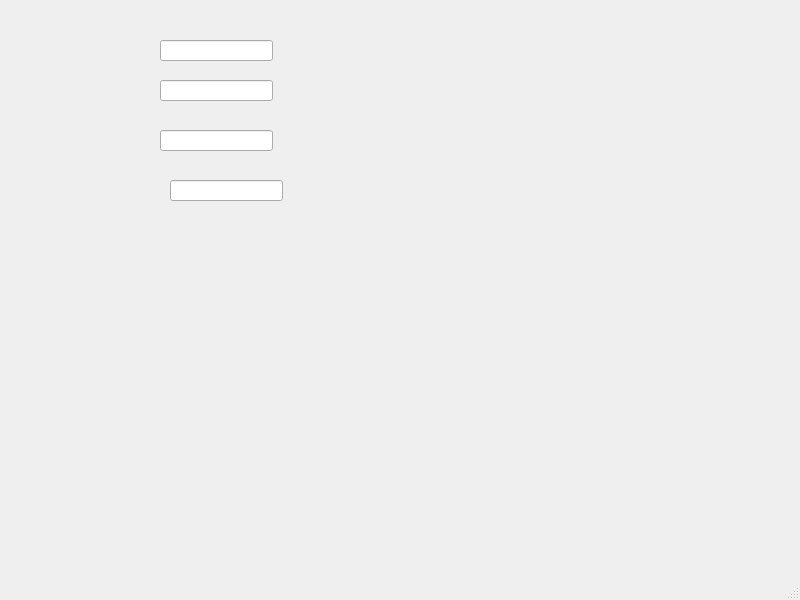
<?xml version="1.0" encoding="UTF-8"?>
<ui version="4.0">
 <class>MainWindow</class>
 <widget class="QMainWindow" name="MainWindow">
  <property name="geometry">
   <rect>
    <x>0</x>
    <y>0</y>
    <width>800</width>
    <height>600</height>
   </rect>
  </property>
  <property name="windowTitle">
   <string>MainWindow</string>
  </property>
  <widget class="QWidget" name="centralwidget">
   <widget class="QLineEdit" name="lineEdit">
    <property name="geometry">
     <rect>
      <x>160</x>
      <y>40</y>
      <width>113</width>
      <height>21</height>
     </rect>
    </property>
   </widget>
   <widget class="QLineEdit" name="lineEdit_2">
    <property name="geometry">
     <rect>
      <x>160</x>
      <y>80</y>
      <width>113</width>
      <height>21</height>
     </rect>
    </property>
   </widget>
   <widget class="QLineEdit" name="lineEdit_3">
    <property name="geometry">
     <rect>
      <x>160</x>
      <y>130</y>
      <width>113</width>
      <height>21</height>
     </rect>
    </property>
   </widget>
   <widget class="QLineEdit" name="lineEdit_4">
    <property name="geometry">
     <rect>
      <x>170</x>
      <y>180</y>
      <width>113</width>
      <height>21</height>
     </rect>
    </property>
   </widget>
  </widget>
  <widget class="QMenuBar" name="menubar">
   <property name="geometry">
    <rect>
     <x>0</x>
     <y>0</y>
     <width>800</width>
     <height>22</height>
    </rect>
   </property>
  </widget>
  <widget class="QStatusBar" name="statusbar"/>
 </widget>
 <tabstops>
  <tabstop>lineEdit_4</tabstop>
  <tabstop>lineEdit</tabstop>
  <tabstop>lineEdit_2</tabstop>
  <tabstop>lineEdit_3</tabstop>
 </tabstops>
 <resources/>
 <connections/>
</ui>
